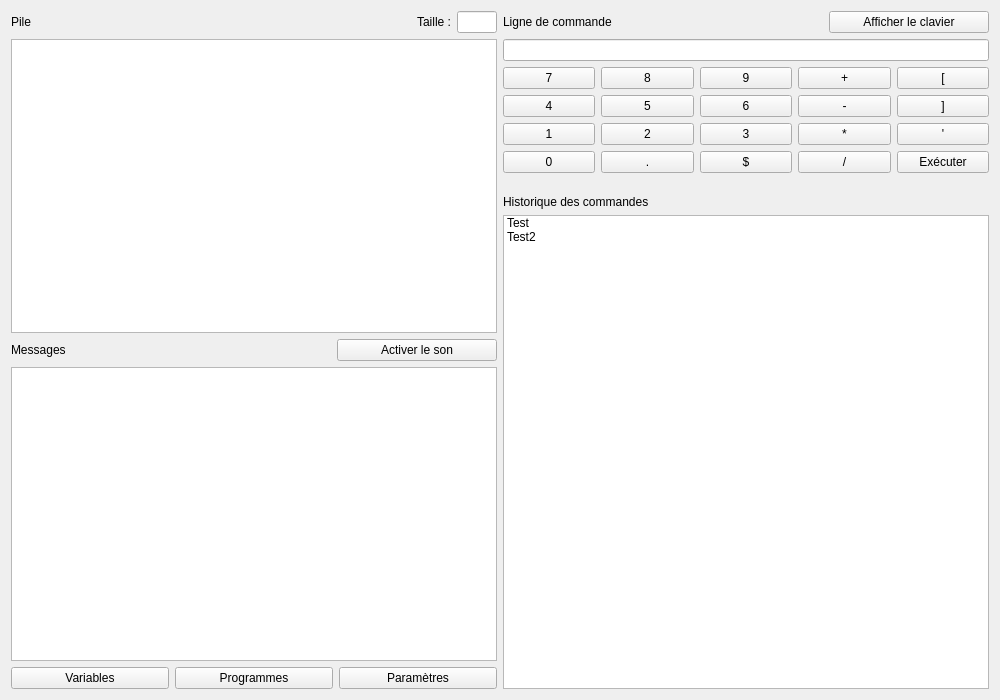
<?xml version="1.0" encoding="UTF-8"?>
<ui version="4.0">
 <class>MainWindow</class>
 <widget class="QMainWindow" name="MainWindow">
  <property name="geometry">
   <rect>
    <x>0</x>
    <y>0</y>
    <width>1000</width>
    <height>700</height>
   </rect>
  </property>
  <property name="minimumSize">
   <size>
    <width>1000</width>
    <height>700</height>
   </size>
  </property>
  <property name="windowTitle">
   <string>MainWindow</string>
  </property>
  <widget class="QWidget" name="globalWidget">
   <layout class="QGridLayout" name="gridLayout">
    <item row="0" column="0">
     <layout class="QHBoxLayout" name="globalLayout">
      <property name="sizeConstraint">
       <enum>QLayout::SetMaximumSize</enum>
      </property>
      <item>
       <layout class="QVBoxLayout" name="sidebarLayout" stretch="0,0,0,0,0">
        <item>
         <layout class="QHBoxLayout" name="stackLayout">
          <item>
           <widget class="QLabel" name="stackLabel">
            <property name="text">
             <string>Pile</string>
            </property>
           </widget>
          </item>
          <item>
           <widget class="QLabel" name="stackSizeLabel">
            <property name="text">
             <string>Taille :</string>
            </property>
            <property name="alignment">
             <set>Qt::AlignRight|Qt::AlignTrailing|Qt::AlignVCenter</set>
            </property>
           </widget>
          </item>
          <item>
           <widget class="QLineEdit" name="stackSizeInput">
            <property name="maximumSize">
             <size>
              <width>40</width>
              <height>16777215</height>
             </size>
            </property>
           </widget>
          </item>
         </layout>
        </item>
        <item>
         <widget class="QListView" name="stackList"/>
        </item>
        <item>
         <layout class="QHBoxLayout" name="horizontalLayout">
          <item>
           <widget class="QLabel" name="label">
            <property name="text">
             <string>Messages</string>
            </property>
           </widget>
          </item>
          <item>
           <widget class="QPushButton" name="pushButton">
            <property name="maximumSize">
             <size>
              <width>160</width>
              <height>16777215</height>
             </size>
            </property>
            <property name="text">
             <string>Activer le son</string>
            </property>
           </widget>
          </item>
         </layout>
        </item>
        <item>
         <widget class="QListView" name="listView"/>
        </item>
        <item>
         <layout class="QHBoxLayout" name="horizontalLayout_2">
          <item>
           <widget class="QPushButton" name="pushButton_4">
            <property name="text">
             <string>Variables</string>
            </property>
           </widget>
          </item>
          <item>
           <widget class="QPushButton" name="pushButton_3">
            <property name="text">
             <string>Programmes</string>
            </property>
           </widget>
          </item>
          <item>
           <widget class="QPushButton" name="pushButton_2">
            <property name="text">
             <string>Paramètres</string>
            </property>
           </widget>
          </item>
         </layout>
        </item>
       </layout>
      </item>
      <item>
       <layout class="QVBoxLayout" name="mainLayout" stretch="0,0,0,0,0">
        <item>
         <layout class="QHBoxLayout" name="commandLayout">
          <property name="sizeConstraint">
           <enum>QLayout::SetFixedSize</enum>
          </property>
          <item>
           <widget class="QLabel" name="commandLabel">
            <property name="text">
             <string>Ligne de commande</string>
            </property>
           </widget>
          </item>
          <item>
           <widget class="QPushButton" name="commandButton">
            <property name="maximumSize">
             <size>
              <width>160</width>
              <height>16777215</height>
             </size>
            </property>
            <property name="text">
             <string>Afficher le clavier</string>
            </property>
           </widget>
          </item>
         </layout>
        </item>
        <item>
         <widget class="QLineEdit" name="commandInput">
          <property name="text">
           <string/>
          </property>
         </widget>
        </item>
        <item>
         <layout class="QHBoxLayout" name="keyboardLayout">
          <item>
           <layout class="QVBoxLayout" name="keyboardLayout1">
            <item>
             <widget class="QPushButton" name="keyboardButton7">
              <property name="text">
               <string>7</string>
              </property>
             </widget>
            </item>
            <item>
             <widget class="QPushButton" name="keyboardButton4">
              <property name="text">
               <string>4</string>
              </property>
             </widget>
            </item>
            <item>
             <widget class="QPushButton" name="keyboardButton1">
              <property name="text">
               <string>1</string>
              </property>
             </widget>
            </item>
            <item>
             <widget class="QPushButton" name="keyboardButton0">
              <property name="text">
               <string>0</string>
              </property>
             </widget>
            </item>
           </layout>
          </item>
          <item>
           <layout class="QVBoxLayout" name="keyboardLayout2">
            <item>
             <widget class="QPushButton" name="keyboardButton8">
              <property name="text">
               <string>8</string>
              </property>
             </widget>
            </item>
            <item>
             <widget class="QPushButton" name="keyboardButton5">
              <property name="text">
               <string>5</string>
              </property>
             </widget>
            </item>
            <item>
             <widget class="QPushButton" name="keyboardButton2">
              <property name="text">
               <string>2</string>
              </property>
             </widget>
            </item>
            <item>
             <widget class="QPushButton" name="keyboardButtonDot">
              <property name="text">
               <string>.</string>
              </property>
             </widget>
            </item>
           </layout>
          </item>
          <item>
           <layout class="QVBoxLayout" name="keyboardLayout3">
            <item>
             <widget class="QPushButton" name="keyboardButton9">
              <property name="text">
               <string>9</string>
              </property>
             </widget>
            </item>
            <item>
             <widget class="QPushButton" name="keyboardButton6">
              <property name="text">
               <string>6</string>
              </property>
             </widget>
            </item>
            <item>
             <widget class="QPushButton" name="keyboardButton3">
              <property name="text">
               <string>3</string>
              </property>
             </widget>
            </item>
            <item>
             <widget class="QPushButton" name="keyboardButtonDollar">
              <property name="text">
               <string>$</string>
              </property>
             </widget>
            </item>
           </layout>
          </item>
          <item>
           <layout class="QVBoxLayout" name="keyboardLayout4">
            <item>
             <widget class="QPushButton" name="keyboardButtonPlus">
              <property name="text">
               <string>+</string>
              </property>
             </widget>
            </item>
            <item>
             <widget class="QPushButton" name="keyboardButtonMinus">
              <property name="text">
               <string>-</string>
              </property>
             </widget>
            </item>
            <item>
             <widget class="QPushButton" name="keyboardButtonTimes">
              <property name="text">
               <string>*</string>
              </property>
             </widget>
            </item>
            <item>
             <widget class="QPushButton" name="keyboardButtonDiv">
              <property name="text">
               <string>/</string>
              </property>
             </widget>
            </item>
           </layout>
          </item>
          <item>
           <layout class="QVBoxLayout" name="keyboardLayout5">
            <item>
             <widget class="QPushButton" name="keyboardButtonBracketOpen">
              <property name="text">
               <string>[</string>
              </property>
             </widget>
            </item>
            <item>
             <widget class="QPushButton" name="keyboardButtonBracketClose">
              <property name="text">
               <string>]</string>
              </property>
             </widget>
            </item>
            <item>
             <widget class="QPushButton" name="keyboardButtonQuote">
              <property name="text">
               <string>'</string>
              </property>
             </widget>
            </item>
            <item>
             <widget class="QPushButton" name="keyboardButtonExecute">
              <property name="text">
               <string>Exécuter</string>
              </property>
             </widget>
            </item>
           </layout>
          </item>
         </layout>
        </item>
        <item alignment="Qt::AlignBottom">
         <widget class="QLabel" name="historyLabel">
          <property name="minimumSize">
           <size>
            <width>0</width>
            <height>30</height>
           </size>
          </property>
          <property name="text">
           <string>Historique des commandes</string>
          </property>
          <property name="alignment">
           <set>Qt::AlignBottom|Qt::AlignLeading|Qt::AlignLeft</set>
          </property>
         </widget>
        </item>
        <item>
         <widget class="QListWidget" name="historyList">
          <item>
           <property name="text">
            <string>Test</string>
           </property>
          </item>
          <item>
           <property name="text">
            <string>Test2</string>
           </property>
          </item>
         </widget>
        </item>
       </layout>
      </item>
     </layout>
    </item>
   </layout>
  </widget>
 </widget>
 <layoutdefault spacing="6" margin="11"/>
 <resources/>
 <connections/>
</ui>
